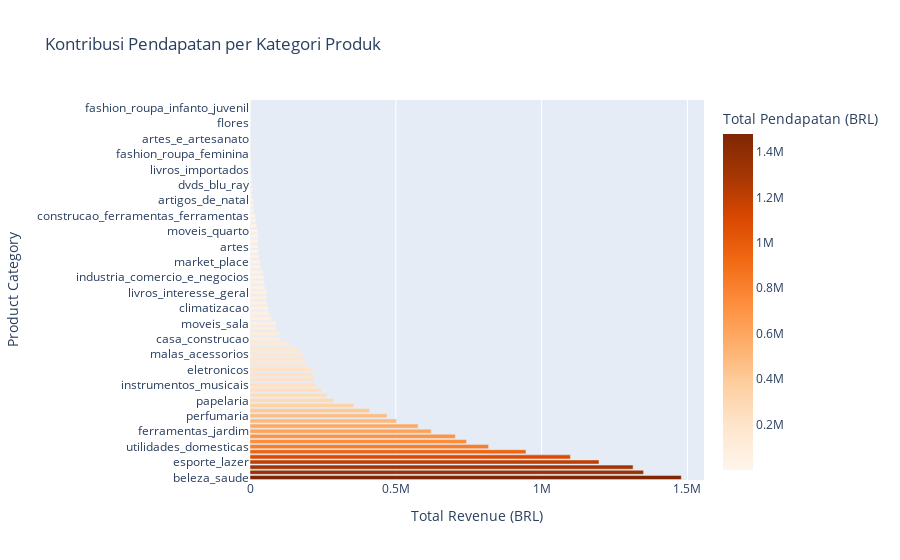
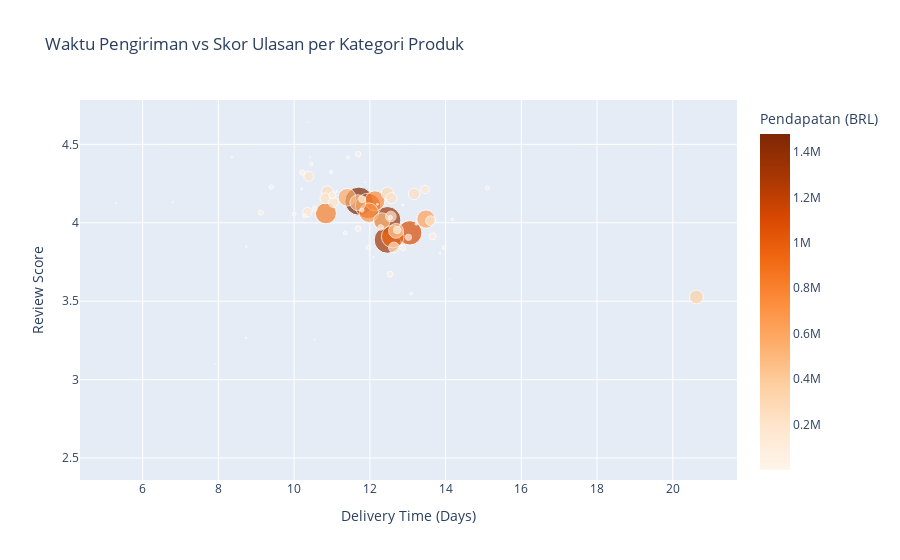

Source (notebook cell) for these figures, in order:
### Markdown cell above
### Pertanyaan 2: Produk atau kategori apa yang memberikan kontribusi pendapatan terbesar?

### Code cell
# Tambahkan kolom total_value jika belum ada
if 'total_value' not in df.columns:
    df['total_value'] = df['price'] + df['freight_value']

# Analisis kontribusi pendapatan dan performa produk
def revenue_and_performance_analysis(df):
    """
    Analyze revenue contribution, delivery time, and review scores by product category.
    """
    # Group by product category to calculate revenue, delivery time, and review score
    category_performance = (
        df.groupby('product_category_name')
        .agg({
            'total_value': 'sum',  # Total revenue
            'delivery_time': 'mean',  # Average delivery time
            'review_score': 'mean'  # Average review score
        })
        .sort_values('total_value', ascending=False)
        .reset_index()
    )
    
    # Visualisasi kontribusi pendapatan
    fig_revenue = px.bar(
        category_performance,
        x='total_value',
        y='product_category_name',
        color='total_value',
        color_continuous_scale='Oranges',
        title='Kontribusi Pendapatan per Kategori Produk',
        labels={'total_value': 'Total Pendapatan (BRL)', 'product_category_name': 'Kategori Produk'},
        orientation='h'
    )
    fig_revenue.update_layout(
        xaxis_title="Total Revenue (BRL)",
        yaxis_title="Product Category",
        font=dict(size=12),
        showlegend=False
    )
    fig_revenue.show()

    # Visualisasi waktu pengiriman vs skor ulasan
    fig_performance = px.scatter(
        category_performance,
        x='delivery_time',
        y='review_score',
        size='total_value',
        color='total_value',
        color_continuous_scale='Oranges',
        title='Waktu Pengiriman vs Skor Ulasan per Kategori Produk',
        labels={
            'delivery_time': 'Waktu Pengiriman (Hari)',
            'review_score': 'Skor Ulasan',
            'total_value': 'Pendapatan (BRL)'
        },
        hover_data=['product_category_name']
    )
    fig_performance.update_layout(
        xaxis_title="Delivery Time (Days)",
        yaxis_title="Review Score",
        font=dict(size=12),
        showlegend=True
    )
    fig_performance.show()

# Panggil fungsi untuk visualisasi
revenue_and_performance_analysis(df)

### Figure 1 — Plotly figure (JSON) as saved in the notebook; plotly's stock layout.template omitted (floating-point values rounded to 4 significant figures)
{"data": [{"alignmentgroup": "True", "hovertemplate": "Total Pendapatan (BRL)=%{marker.color}<br>Kategori Produk=%{y}<extra></extra>", "legendgroup": "", "marker": {"color": [1479000.0, 1349000.0, 1313000.0, 1197000.0, 1098000.0, 946300.0, 818100.0, 742600.0, 704000.0, 621100.0, 576500.0, 502500.0, 469900.0, 409500.0, 355300.0, 286500.0, 263100.0, 244300.0, 226500.0, 221100.0, 216300.0, 210400.0, 196100.0, 185100.0, 179900.0, 168000.0, 135500.0, 101800.0, 100900.0, 90810.0, 89510.0, 73150.0, 65860.0, 62000.0, 61020.0, 58140.0, 57280.0, 51830.0, 48700.0, 47870.0, 45530.0, 37000.0, 35090.0, 31760.0, 29480.0, 28710.0, 28640.0, 27920.0, 27740.0, 23526, 21190.0, 17950.0, 13740.0, 12350.0, 11120.0, 8232.0, 8083.0, 7855.0, 6974.0, 6549.0, 5661.0, 5636.0, 4278.0, 3536.0, 2737.0, 2554.0, 2184.0, 2141.0, 1825.0, 1454.0, 1110.0, 955.0, 665.4, 324.5], "coloraxis": "coloraxis", "pattern": {"shape": ""}}, "name": "", "offsetgroup": "", "orientation": "h", "showlegend": false, "textposition": "auto", "type": "bar", "x": [1479000.0, 1349000.0, 1313000.0, 1197000.0, 1098000.0, 946300.0, 818100.0, 742600.0, 704000.0, 621100.0, 576500.0, 502500.0, 469900.0, 409500.0, 355300.0, 286500.0, 263100.0, 244300.0, 226500.0, 221100.0, 216300.0, 210400.0, 196100.0, 185100.0, 179900.0, 168000.0, 135500.0, 101800.0, 100900.0, 90810.0, 89510.0, 73150.0, 65860.0, 62000.0, 61020.0, 58140.0, 57280.0, 51830.0, 48700.0, 47870.0, 45530.0, 37000.0, 35090.0, 31760.0, 29480.0, 28710.0, 28640.0, 27920.0, 27740.0, 23526, 21190.0, 17950.0, 13740.0, 12350.0, 11120.0, 8232.0, 8083.0, 7855.0, 6974.0, 6549.0, 5661.0, 5636.0, 4278.0, 3536.0, 2737.0, 2554.0, 2184.0, 2141.0, 1825.0, 1454.0, 1110.0, 955.0, 665.4, 324.5], "xaxis": "x", "y": ["beleza_saude", "relogios_presentes", "cama_mesa_banho", "esporte_lazer", "informatica_acessorios", "moveis_decoracao", "utilidades_domesticas", "cool_stuff", "automotivo", "ferramentas_jardim", "brinquedos", "bebes", "perfumaria", "telefonia", "moveis_escritorio", "papelaria", "pet_shop", "pcs", "instrumentos_musicais", "Unknown", "eletroportateis", "eletronicos", "fashion_bolsas_e_acessorios", "consoles_games", "malas_acessorios", "construcao_ferramentas_construcao", "eletrodomesticos_2", "casa_construcao", "eletrodomesticos", "agro_industria_e_comercio", "moveis_sala", "casa_conforto", "telefonia_fixa", "climatizacao", "moveis_cozinha_area_de_servico_jantar_e_jardim", "audio", "livros_interesse_geral", "portateis_casa_forno_e_cafe", "construcao_ferramentas_iluminacao", "industria_comercio_e_negocios", "construcao_ferramentas_seguranca", "alimentos", "market_place", "construcao_ferramentas_jardim", "fashion_calcados", "artes", "bebidas", "sinalizacao_e_seguranca", "moveis_quarto", "livros_tecnicos", "alimentos_bebidas", "construcao_ferramentas_ferramentas", "fashion_roupa_masculina", "fashion_underwear_e_moda_praia", "artigos_de_natal", "cine_foto", "tablets_impressao_imagem", "dvds_blu_ray", "musica", "moveis_colchao_e_estofado", "livros_importados", "artigos_de_festas", "portateis_cozinha_e_preparadores_de_alimentos", "fashion_roupa_feminina", "fashion_esporte", "la_cuisine", "artes_e_artesanato", "fraldas_higiene", "pc_gamer", "flores", "casa_conforto_2", "cds_dvds_musicais", "fashion_roupa_infanto_juvenil", "seguros_e_servicos"], "yaxis": "y"}], "layout": {"barmode": "relative", "coloraxis": {"colorbar": {"title": {"text": "Total Pendapatan (BRL)"}}, "colorscale": [[0, "rgb(255,245,235)"], [0.125, "rgb(254,230,206)"], [0.25, "rgb(253,208,162)"], [0.375, "rgb(253,174,107)"], [0.5, "rgb(253,141,60)"], [0.625, "rgb(241,105,19)"], [0.75, "rgb(217,72,1)"], [0.875, "rgb(166,54,3)"], [1, "rgb(127,39,4)"]]}, "font": {"size": 12}, "legend": {"tracegroupgap": 0}, "showlegend": false, "title": {"text": "Kontribusi Pendapatan per Kategori Produk"}, "xaxis": {"anchor": "y", "domain": [0, 1], "title": {"text": "Total Revenue (BRL)"}}, "yaxis": {"anchor": "x", "domain": [0, 1], "title": {"text": "Product Category"}}}}

### Figure 2 — Plotly figure (JSON) as saved in the notebook; plotly's stock layout.template omitted (floating-point values rounded to 4 significant figures)
{"data": [{"customdata": [["beleza_saude"], ["relogios_presentes"], ["cama_mesa_banho"], ["esporte_lazer"], ["informatica_acessorios"], ["moveis_decoracao"], ["utilidades_domesticas"], ["cool_stuff"], ["automotivo"], ["ferramentas_jardim"], ["brinquedos"], ["bebes"], ["perfumaria"], ["telefonia"], ["moveis_escritorio"], ["papelaria"], ["pet_shop"], ["pcs"], ["instrumentos_musicais"], ["Unknown"], ["eletroportateis"], ["eletronicos"], ["fashion_bolsas_e_acessorios"], ["consoles_games"], ["malas_acessorios"], ["construcao_ferramentas_construcao"], ["eletrodomesticos_2"], ["casa_construcao"], ["eletrodomesticos"], ["agro_industria_e_comercio"], ["moveis_sala"], ["casa_conforto"], ["telefonia_fixa"], ["climatizacao"], ["moveis_cozinha_area_de_servico_jantar_e_jardim"], ["audio"], ["livros_interesse_geral"], ["portateis_casa_forno_e_cafe"], ["construcao_ferramentas_iluminacao"], ["industria_comercio_e_negocios"], ["construcao_ferramentas_seguranca"], ["alimentos"], ["market_place"], ["construcao_ferramentas_jardim"], ["fashion_calcados"], ["artes"], ["bebidas"], ["sinalizacao_e_seguranca"], ["moveis_quarto"], ["livros_tecnicos"], ["alimentos_bebidas"], ["construcao_ferramentas_ferramentas"], ["fashion_roupa_masculina"], ["fashion_underwear_e_moda_praia"], ["artigos_de_natal"], ["cine_foto"], ["tablets_impressao_imagem"], ["dvds_blu_ray"], ["musica"], ["moveis_colchao_e_estofado"], ["livros_importados"], ["artigos_de_festas"], ["portateis_cozinha_e_preparadores_de_alimentos"], ["fashion_roupa_feminina"], ["fashion_esporte"], ["la_cuisine"], ["artes_e_artesanato"], ["fraldas_higiene"], ["pc_gamer"], ["flores"], ["casa_conforto_2"], ["cds_dvds_musicais"], ["fashion_roupa_infanto_juvenil"], ["seguros_e_servicos"]], "hovertemplate": "Waktu Pengiriman (Hari)=%{x}<br>Skor Ulasan=%{y}<br>Pendapatan (BRL)=%{marker.color}<br>product_category_name=%{customdata[0]}<extra></extra>", "legendgroup": "", "marker": {"color": [1479000.0, 1349000.0, 1313000.0, 1197000.0, 1098000.0, 946300.0, 818100.0, 742600.0, 704000.0, 621100.0, 576500.0, 502500.0, 469900.0, 409500.0, 355300.0, 286500.0, 263100.0, 244300.0, 226500.0, 221100.0, 216300.0, 210400.0, 196100.0, 185100.0, 179900.0, 168000.0, 135500.0, 101800.0, 100900.0, 90810.0, 89510.0, 73150.0, 65860.0, 62000.0, 61020.0, 58140.0, 57280.0, 51830.0, 48700.0, 47870.0, 45530.0, 37000.0, 35090.0, 31760.0, 29480.0, 28710.0, 28640.0, 27920.0, 27740.0, 23526, 21190.0, 17950.0, 13740.0, 12350.0, 11120.0, 8232.0, 8083.0, 7855.0, 6974.0, 6549.0, 5661.0, 5636.0, 4278.0, 3536.0, 2737.0, 2554.0, 2184.0, 2141.0, 1825.0, 1454.0, 1110.0, 955.0, 665.4, 324.5], "coloraxis": "coloraxis", "size": [1479000.0, 1349000.0, 1313000.0, 1197000.0, 1098000.0, 946300.0, 818100.0, 742600.0, 704000.0, 621100.0, 576500.0, 502500.0, 469900.0, 409500.0, 355300.0, 286500.0, 263100.0, 244300.0, 226500.0, 221100.0, 216300.0, 210400.0, 196100.0, 185100.0, 179900.0, 168000.0, 135500.0, 101800.0, 100900.0, 90810.0, 89510.0, 73150.0, 65860.0, 62000.0, 61020.0, 58140.0, 57280.0, 51830.0, 48700.0, 47870.0, 45530.0, 37000.0, 35090.0, 31760.0, 29480.0, 28710.0, 28640.0, 27920.0, 27740.0, 23526, 21190.0, 17950.0, 13740.0, 12350.0, 11120.0, 8232.0, 8083.0, 7855.0, 6974.0, 6549.0, 5661.0, 5636.0, 4278.0, 3536.0, 2737.0, 2554.0, 2184.0, 2141.0, 1825.0, 1454.0, 1110.0, 955.0, 665.4, 324.5], "sizemode": "area", "sizeref": 3697.0, "symbol": "circle"}, "mode": "markers", "name": "", "orientation": "v", "showlegend": false, "type": "scatter", "x": [11.71, 12.46, 12.46, 11.95, 13.05, 12.6, 10.84, 12.13, 11.97, 13.48, 11.4, 12.31, 11.68, 12.69, 20.62, 12.46, 10.88, 13.17, 12.57, 12.64, 10.83, 12.55, 11.04, 13.61, 10.39, 10.35, 13.46, 12.72, 11.01, 11.8, 13.66, 13.02, 12.54, 12.29, 11.69, 12.88, 11.69, 10.22, 9.121, 10.54, 11.97, 9.393, 12.54, 11.79, 15.11, 11.35, 10.28, 10, 13.96, 10.46, 10.98, 11.43, 13.1, 13.22, 14.18, 10.2, 12.2, 12.87, 11.12, 13.85, 8.355, 8.739, 8.733, 12.1, 11.87, 6.8, 5.292, 10.54, 7.9, 10.42, 14.11, 10.36, 10.12, 15], "xaxis": "x", "y": [4.138, 4.018, 3.891, 4.107, 3.936, 3.912, 4.06, 4.14, 4.064, 4.024, 4.163, 4.012, 4.128, 3.949, 3.527, 4.188, 4.197, 4.184, 4.157, 3.842, 4.156, 4.04, 4.131, 4.013, 4.296, 4.067, 4.213, 3.954, 4.175, 4.151, 3.914, 3.908, 3.673, 3.97, 3.963, 3.841, 4.439, 4.321, 4.066, 4.089, 3.843, 4.229, 4.033, 4.081, 4.223, 3.935, 4.044, 4.055, 3.841, 4.375, 4.324, 4.416, 3.549, 3.993, 4.02, 4.216, 4.118, 4.114, 4.2, 3.805, 4.419, 3.848, 3.267, 3.78, 4.258, 4.133, 4.125, 3.256, 3.1, 4.419, 3.643, 4.643, 4.5, 2.5], "yaxis": "y"}], "layout": {"coloraxis": {"colorbar": {"title": {"text": "Pendapatan (BRL)"}}, "colorscale": [[0, "rgb(255,245,235)"], [0.125, "rgb(254,230,206)"], [0.25, "rgb(253,208,162)"], [0.375, "rgb(253,174,107)"], [0.5, "rgb(253,141,60)"], [0.625, "rgb(241,105,19)"], [0.75, "rgb(217,72,1)"], [0.875, "rgb(166,54,3)"], [1, "rgb(127,39,4)"]]}, "font": {"size": 12}, "legend": {"itemsizing": "constant", "tracegroupgap": 0}, "showlegend": true, "title": {"text": "Waktu Pengiriman vs Skor Ulasan per Kategori Produk"}, "xaxis": {"anchor": "y", "domain": [0, 1], "title": {"text": "Delivery Time (Days)"}}, "yaxis": {"anchor": "x", "domain": [0, 1], "title": {"text": "Review Score"}}}}
